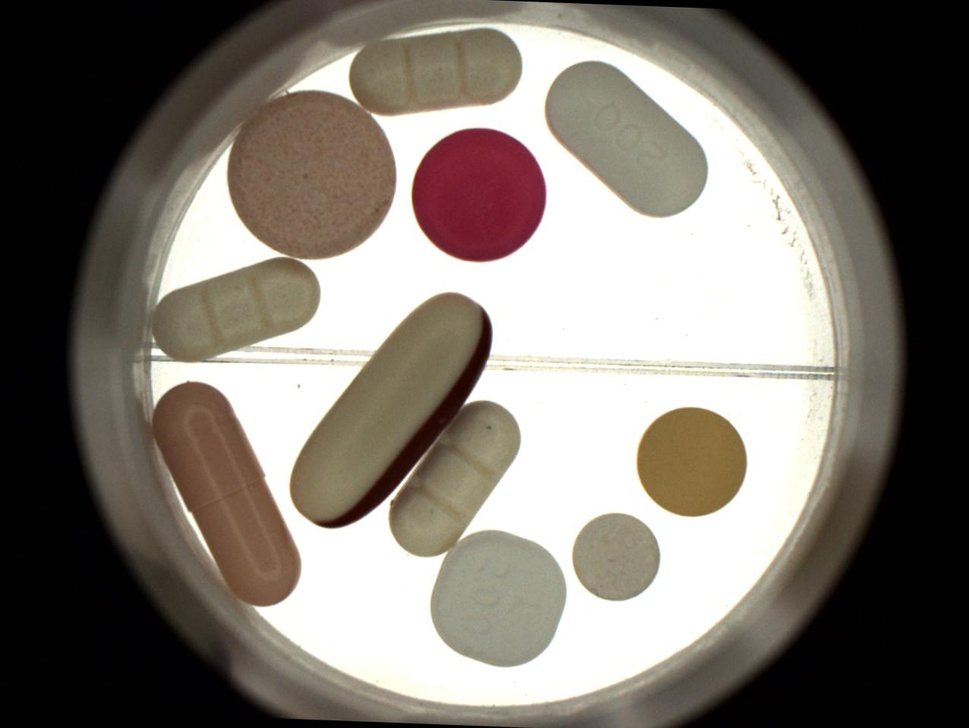
#> input picture Imagens/Pilulas.jpg, 969 x 728 px, shrunk from 1276 x 958 before the run, found by its file name
$ python 'Retirando o Fundo da Imagem - Exemplo 1 - Versão 1.1.0.py'
#> lines starting #> are read from the running program, lines starting #| are printed output that depends on the picture; after the words box and inside, x2 and y2 are one past the last pixel; in counts of white or black regions, pixels touching at a corner belong together
import numpy as np
import cv2
from matplotlib import pyplot as plt
import os
from pathlib import Path

#
########################################################################
# Funções de Apoio
########################################################################
#
def LimpaTerminal ():
    if os.name == "nt":
       _ = os.system( "cls" )
    else:
      _ = os.system( "clear ")
    return ()

#
########################################################################
# Definições Gerais
########################################################################
#
NomeImagem  = "Pilulas.jpg"
dirRaiz = Path.home()
dirBase = "LocalCV"
dirImagem = "Imagens"
dirCaminhoImagem = str(Path(dirRaiz, dirBase, dirImagem, NomeImagem))

#
########################################################################
# Lendo a Imagem
########################################################################
#
img = cv2.imread ( dirCaminhoImagem, cv2.IMREAD_COLOR)
#> img is the input picture: shape (728, 969, 3); mean B, G, R 111.3, 119.2, 125.6
if img is None:
   LimpaTerminal ()
   print( "Não Foi Localizada a Imagem : ", NomeImagem)
   exit ()

#
########################################################################
# Definindo Limites Superiores e Inferiores
########################################################################
#
hh, ww = img.shape[:2]
#> hh = 728; ww = 969
lower = np.array([200, 200, 200])
upper = np.array([255, 255, 255])

#
########################################################################
# Criando a Máscara
########################################################################
#
thresh = cv2.inRange(img, lower, upper)
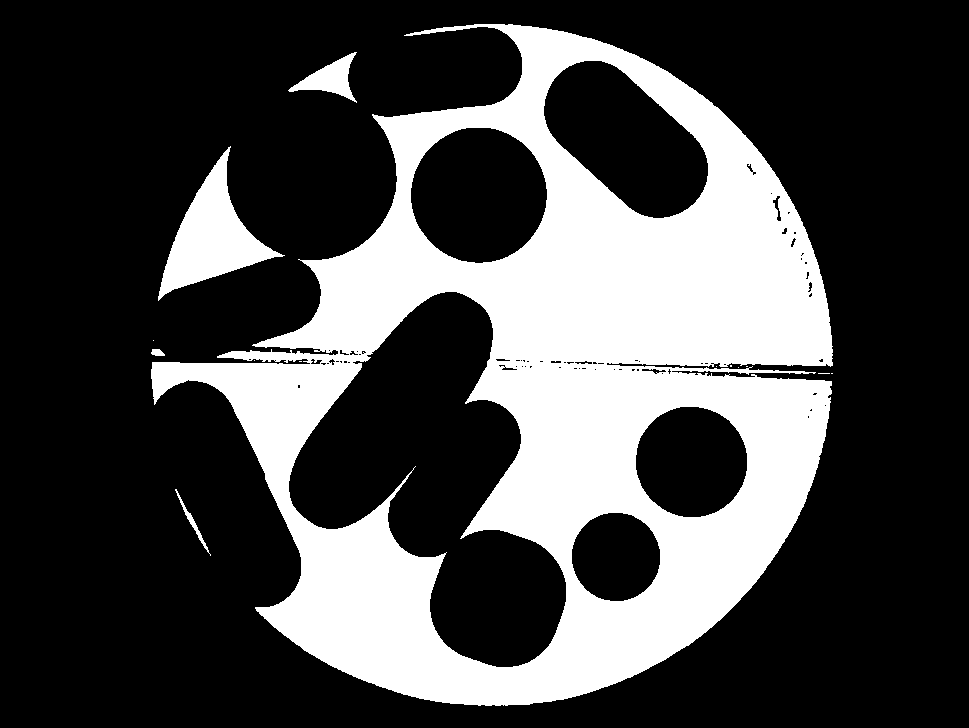
#> thresh: shape (728, 969); 28.3% white; 14 white regions (9 under 20 px), largest, box (x1, y1, x2, y2) and area: (151, 24, 833, 706) 191205, (158, 146, 285, 301) 7063, (288, 52, 357, 103) 1372, (175, 489, 211, 556) 239, (151, 349, 165, 356) 75

#
########################################################################
# Aplicando a Morfologia
########################################################################
#
kernel = cv2.getStructuringElement(cv2.MORPH_ELLIPSE, (20,20))
morph = cv2.morphologyEx(thresh, cv2.MORPH_CLOSE, kernel)
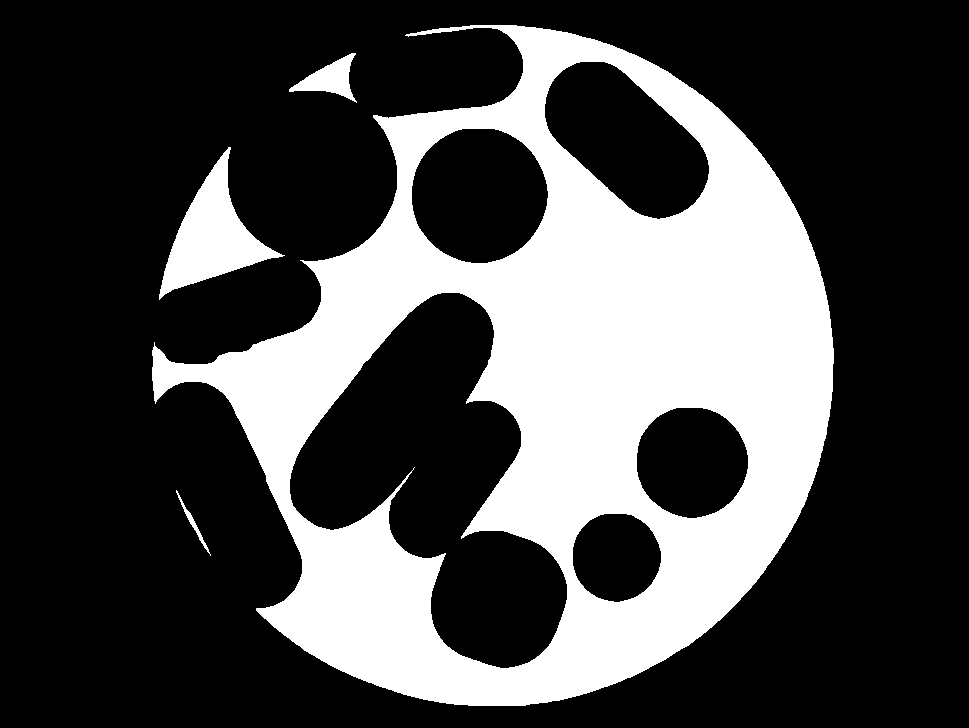
#> morph: shape (728, 969); 28.8% white; 4 white regions, box (x1, y1, x2, y2) and area: (152, 25, 834, 706) 194312, (159, 147, 285, 300) 7076, (289, 53, 357, 103) 1413, (176, 490, 211, 556) 237

#
########################################################################
# Invertendo a Morfologia da Imagem
########################################################################
#
mask = 255 - morph

#
########################################################################
# Aplicando a Máscara na Imagem
########################################################################
#
result = cv2.bitwise_and(img, img, mask=mask)
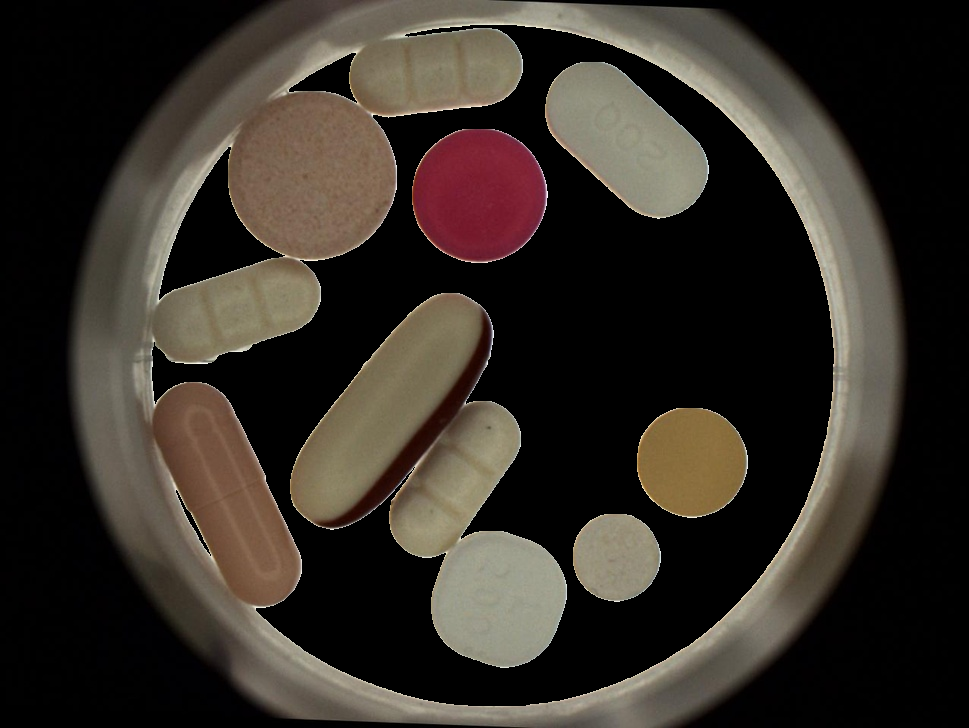
#> result: shape (728, 969, 3); mean B, G, R 39.5, 46.6, 52.9

#
########################################################################
# Convertendo para Matplotlib
########################################################################
#
img = cv2.cvtColor(img, cv2.COLOR_BGR2RGB)
thresh = cv2.cvtColor(thresh, cv2.COLOR_BGR2RGB)
morph = cv2.cvtColor(morph, cv2.COLOR_BGR2RGB)
mask  = cv2.cvtColor(mask, cv2.COLOR_BGR2RGB)
result = cv2.cvtColor(result, cv2.COLOR_BGR2RGB)

#
########################################################################
# Apresentação dos Resultados
########################################################################
#
Grafico = plt.figure( )

Grafico.add_subplot(1,5,1)
plt.imshow(img )
plt.title("Original")

Grafico.add_subplot(1,5,2)
plt.imshow(thresh )
plt.title("Imagem Limite")

Grafico.add_subplot(1,5,3)
plt.imshow(morph )
plt.title("Imagem Mofológica")

Grafico.add_subplot(1,5,4)
plt.imshow(mask )
plt.title("Imagem Máscara")

Grafico.add_subplot(1,5,5)
plt.imshow(result )
plt.title("Imagem Resultado")

plt.tight_layout ()
plt.show ()
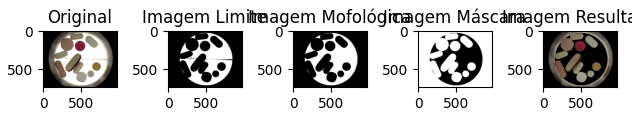
#> figure drawn by matplotlib, 5 panels

########################################################################
# FIM DO PROGRAMA
########################################################################

$ run again, with Imagens/Amigos.jpg copied over Imagens/Pilulas.jpg
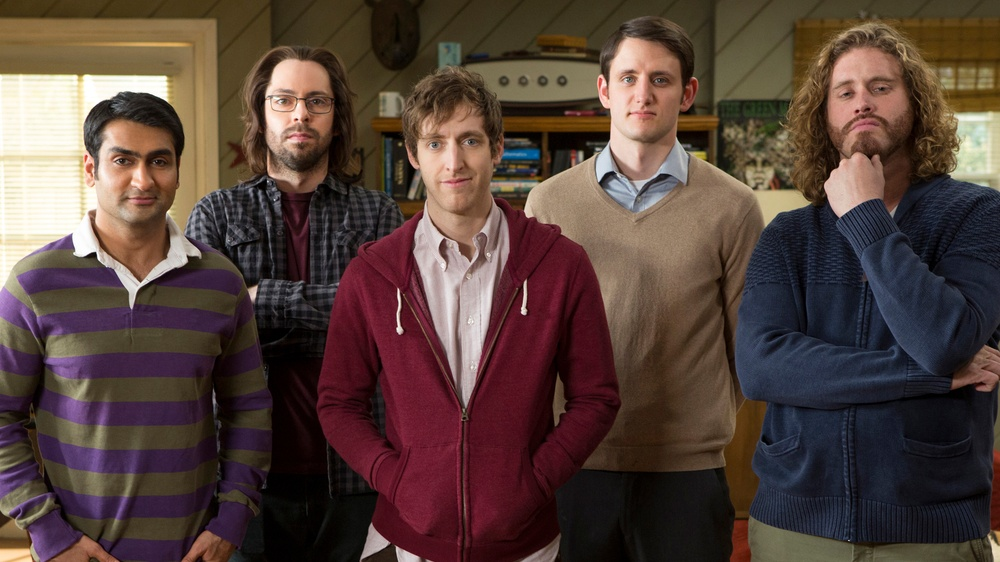
#> input picture Imagens/Amigos.jpg, 1000 x 562 px, shrunk from 1920 x 1080 before the run, found by its file name
#> img is the input picture: shape (562, 1000, 3); mean B, G, R 58.9, 65.5, 85.1
#> `thresh = cv2.inRange(img, lower, upper)`:
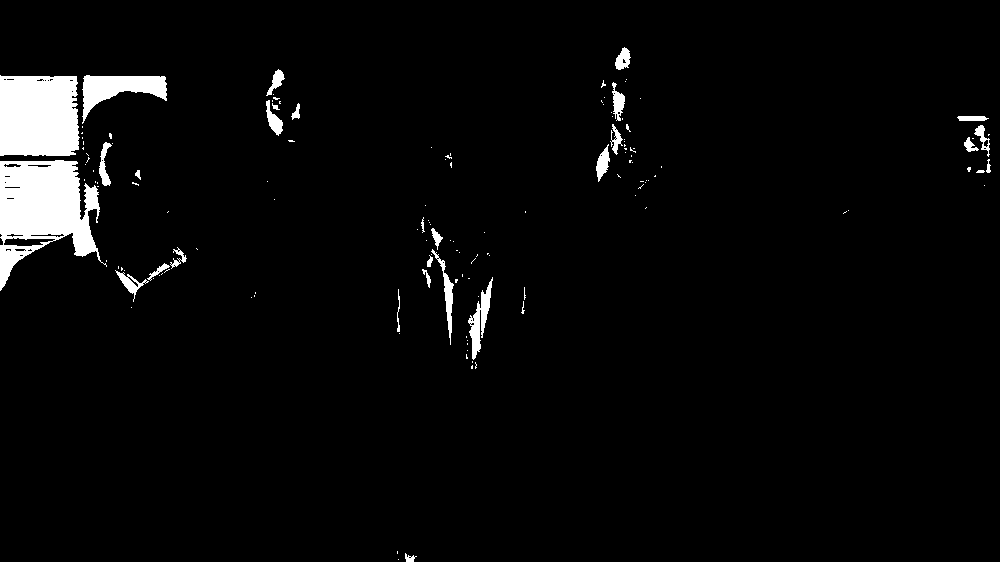
#> thresh: shape (562, 1000); 3.6% white; 142 white regions (112 under 20 px), largest, box (x1, y1, x2, y2) and area: (0, 160, 107, 291) 7703, (0, 75, 80, 156) 6108, (82, 75, 167, 124) 1840
#> `result = cv2.bitwise_and(img, img, mask=mask)`:
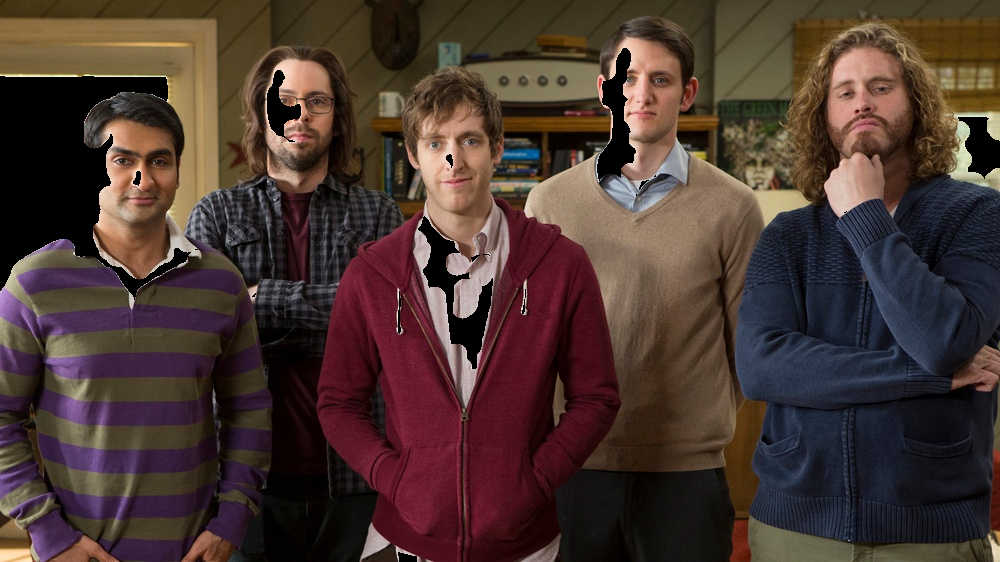
#> result: shape (562, 1000, 3); mean B, G, R 48.3, 54.1, 73.3

$ run again, with Imagens/AmigosEscritorio.jpg copied over Imagens/Pilulas.jpg
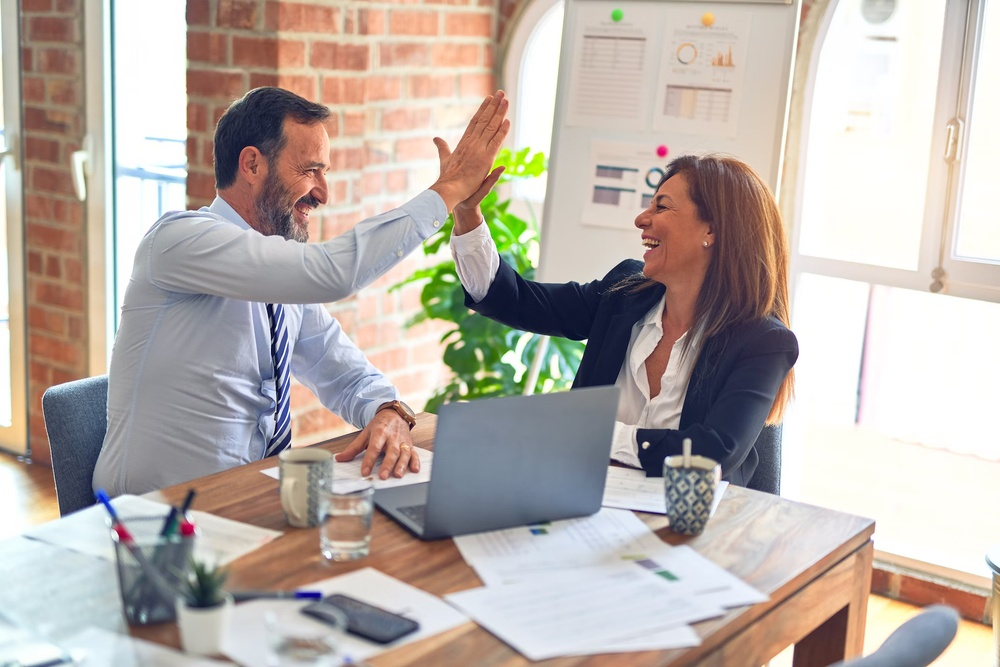
#> input picture Imagens/AmigosEscritorio.jpg, 1000 x 667 px, shrunk from 2070 x 1380 before the run, found by its file name
#> img is the input picture: shape (667, 1000, 3); mean B, G, R 169.5, 175.7, 185.3
#> `thresh = cv2.inRange(img, lower, upper)`:
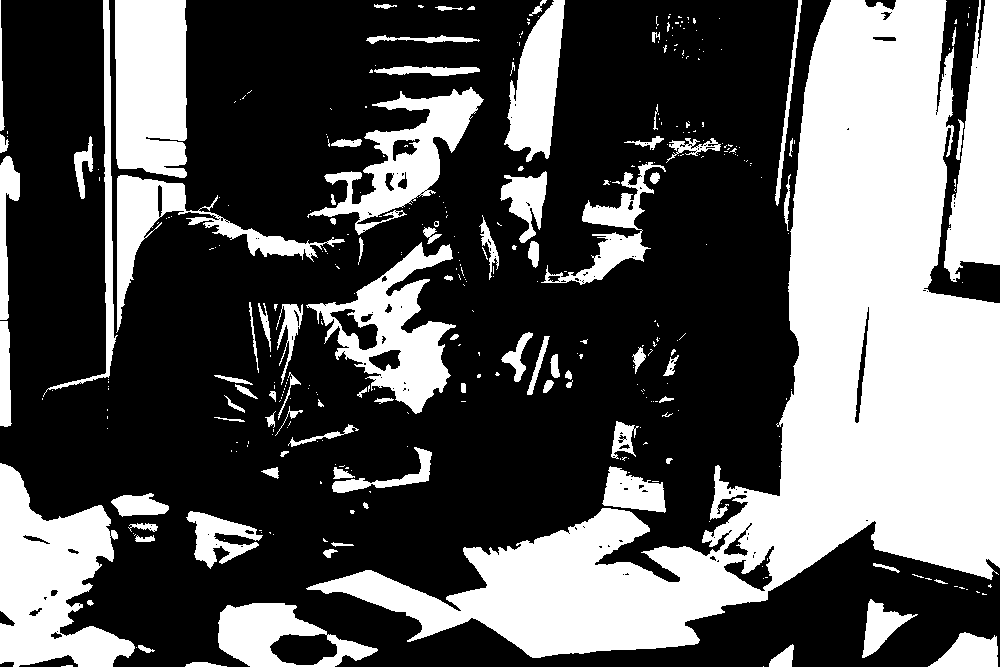
#> thresh: shape (667, 1000); 35.5% white; 366 white regions (274 under 20 px), largest, box (x1, y1, x2, y2) and area: (306, 0, 1000, 658) 132970, (0, 463, 135, 667) 15810, (115, 0, 187, 178) 12004
#> `result = cv2.bitwise_and(img, img, mask=mask)`:
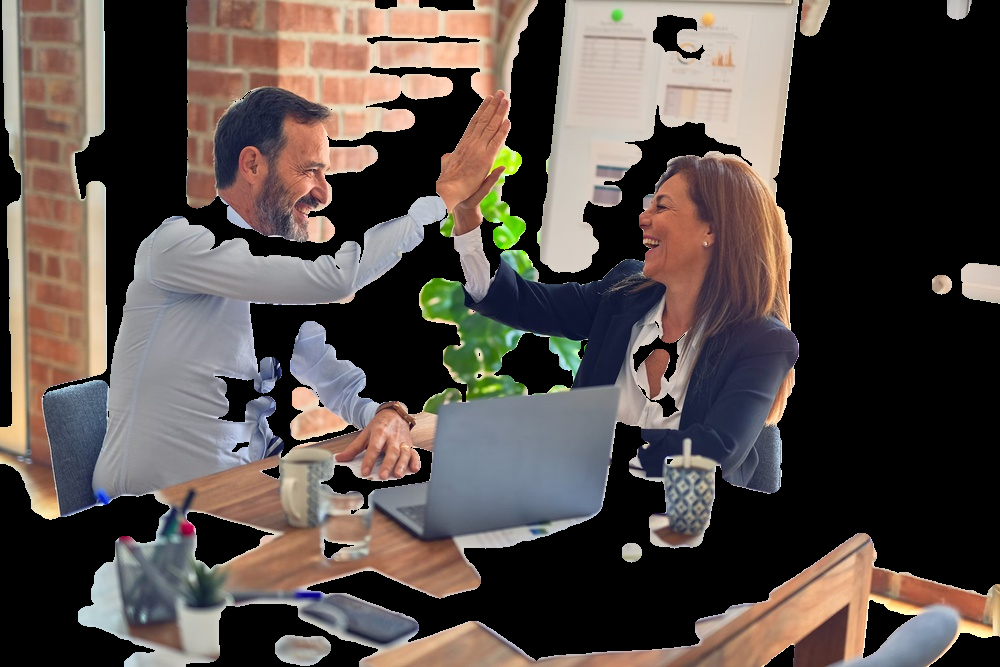
#> result: shape (667, 1000, 3); mean B, G, R 72.9, 77.7, 87.2
